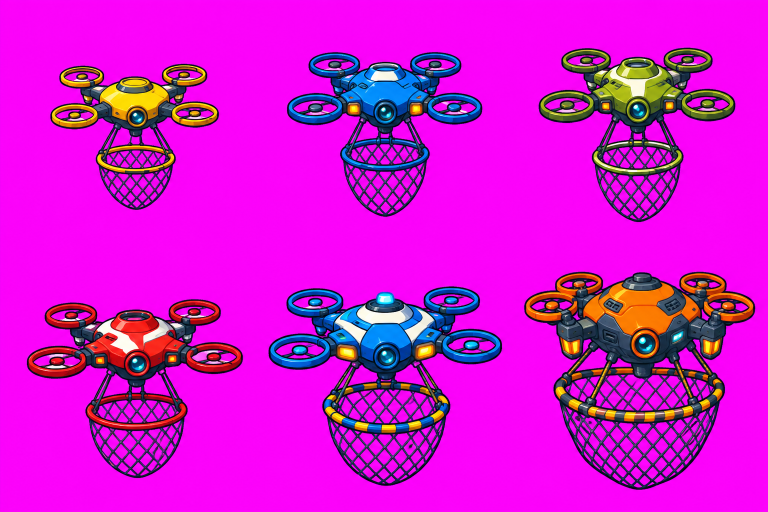
#> input picture art_source/props/drone_sheet_2.png, 1536 x 1024 px (shown at 1/2 size)
$ python extract_props.py ../art_source/props/drone_sheet_2.png out.png
#> lines starting #> are read from the running program, lines starting #| are printed output that depends on the picture; after the words box and inside, x2 and y2 are one past the last pixel; in counts of white or black regions, pixels touching at a corner belong together
"""Cuts sprites (tanks, shops, people, gear, drones, decoration) out of the painted sheets.

The sheets have no transparency: their background is a light grey checkerboard. Background is
every light, colourless pixel connected to the sheet's border; it becomes transparent, and the
edge is pulled in by a pixel so no light fringe remains. Each sprite is found by a point on it
and saved trimmed to its own PNG. Pictures with light parts at their edge (the location scenes)
are cut as plain rectangles instead.

Needs Pillow, NumPy and SciPy. Usage, per sheet (SHEETS says what each one holds):
  python tools/extract_props.py art_source/props/coastal_sprite_sheet.png assets/sprites/props
  python tools/extract_props.py art_source/props/gear_sprite_sheet.png assets/sprites/props
  python tools/extract_props.py <sheet> out_dir --debug
    (writes debug.png with a box around every found sprite, to pick the points)
"""
import sys
from pathlib import Path

import numpy as np
from PIL import Image, ImageDraw
from scipy import ndimage

LIGHT = 226
GREY_SPREAD = 16

# Per sheet file: "width" (columns to look at), "sprites" (name: a point on the sprite) and
# "pictures" (name: left, top, right, bottom of a rectangle).
SHEETS = {
    "coastal_sprite_sheet.png": {
        # The painted background strip on the right of the sheet is not a sprite.
        "width": 1180,
        "sprites": {
            "customer_1_front": (252, 100), "customer_1_back": (313, 100),
            "customer_2_front": (393, 100), "customer_2_back": (462, 100),
            "customer_3_front": (540, 100), "customer_3_back": (606, 100),
            "customer_4_front": (757, 100), "customer_4_back": (822, 100),
            "customer_5_front": (910, 100), "customer_5_back": (982, 100),
            "customer_6_front": (1063, 100), "customer_6_back": (1126, 100),
            "tank_1": (63, 330), "tank_2": (167, 318), "tank_3": (283, 310), "tank_4": (408, 305),
            "tank_5": (542, 300), "tank_6": (683, 285), "tank_7": (1037, 260),
            "shop_1": (64, 530), "shop_2": (190, 525), "shop_3": (332, 515), "shop_4": (527, 515),
            "shop_5": (760, 515), "shop_6": (1025, 495),
            "cashier_1": (58, 720), "cashier_2": (213, 720), "cashier_3": (375, 720),
            "palm": (575, 870), "parasol": (690, 890), "signpost": (793, 895),
            "bush": (905, 900), "seagull": (1026, 920),
        },
        "pictures": {},
    },
    "gear_sprite_sheet.png": {
        "width": 1536,
        "sprites": {
            "net_1": (371, 146), "net_2": (449, 151), "net_3": (530, 149), "net_4": (615, 147),
            "net_5": (705, 143), "net_6": (793, 135),
            "gear_1": (916, 129), "gear_2": (1017, 119), "gear_3": (1130, 120), "gear_4": (1241, 120),
            "gear_5": (1351, 122), "gear_6": (1466, 119),
            # The drones come from art_source/props/drone_sheet_2.png (tools/extract_magenta_sheet.py).
            "buyer_1_front": (852, 416), "buyer_1_back": (931, 417),
            "buyer_2_front": (1041, 416), "buyer_2_back": (1128, 417),
            "buyer_3_front": (1220, 416), "buyer_3_back": (1294, 416),
            "buyer_4_front": (1388, 416), "buyer_4_back": (1479, 417),
        },
        "pictures": {
            "location_north_sea": (40, 630, 316, 945), "location_coral_reef": (366, 630, 610, 945),
            "location_australia": (660, 630, 898, 945), "location_japan": (950, 630, 1200, 945),
            "location_south_africa": (1254, 630, 1504, 945),
        },
    },
}


def main() -> None:
    config = SHEETS.get(Path(sys.argv[1]).name, {"width": None, "sprites": {}, "pictures": {}})
    full = np.array(Image.open(sys.argv[1]).convert("RGB"))
#> full is the input picture: shape (1024, 1536, 3); mean R, G, B 211, 19.8, 209
    sheet = full[:, :config["width"]]
    out = Path(sys.argv[2])
    out.mkdir(parents=True, exist_ok=True)
    alpha = _foreground(sheet)
    labels, count = ndimage.label(ndimage.binary_dilation(alpha > 0, iterations=2))
    if "--debug" in sys.argv:
        _debug(sheet, alpha, labels, count, out / "debug.png")
        return
    for name, box in config["pictures"].items():
        Image.fromarray(full[box[1]:box[3], box[0]:box[2]]).save(out / f"{name}.png")
        print(f"{name}: {box[2] - box[0]}x{box[3] - box[1]}")
    rgba = np.dstack([sheet, alpha])
    for name, (x, y) in config["sprites"].items():
        label = _label_near(labels, x, y)
        sl = ndimage.find_objects((labels == label).astype(int))[0]
        sprite = rgba[sl].copy()
        sprite[..., 3][labels[sl] != label] = 0
        Image.fromarray(_trim(sprite)).save(out / f"{name}.png")
        print(f"{name}: {sl[1].stop - sl[1].start}x{sl[0].stop - sl[0].start}")


def _foreground(sheet: np.ndarray) -> np.ndarray:
    """Alpha: 0 for the background connected to the border, 255 elsewhere, edge pulled in."""
    rgb = sheet.astype(int)
    light = (rgb.min(axis=2) >= LIGHT) & (rgb.max(axis=2) - rgb.min(axis=2) <= GREY_SPREAD)
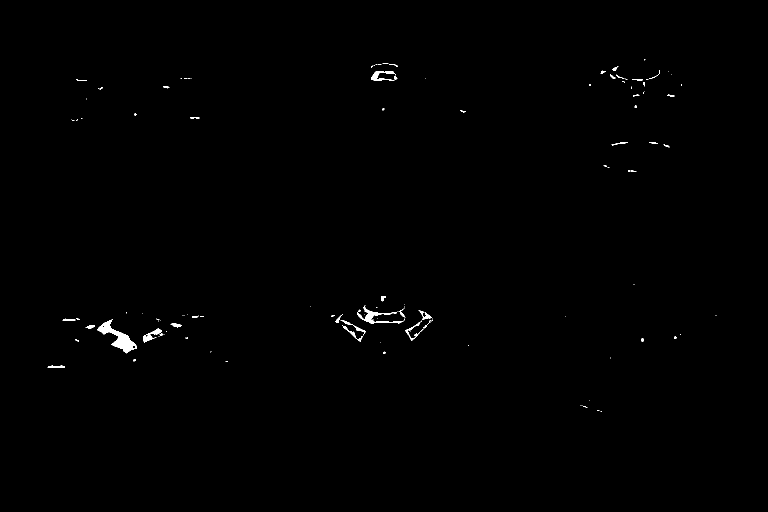
#> light: shape (1024, 1536) bool (shown at 1/2 size); 0.36% white; 122 white regions (81 under 20 px), largest, box (x1, y1, x2, y2) and area: (195, 639, 274, 707) 1668, (715, 610, 810, 647) 775, (742, 143, 792, 162) 389
    regions, _ = ndimage.label(light)
#> regions: shape (1024, 1536) int32; 197 distinct labels, from 0 to 196
    border = np.unique(np.concatenate([regions[0], regions[-1], regions[:, 0], regions[:, -1]]))
#> border = [0]
    background = np.isin(regions, border[border > 0])
#> background: shape (1024, 1536) bool; every value is 0
    # Light specks of background between sprite parts that do not touch the border.
    sizes = ndimage.sum(light, regions, index=np.arange(regions.max() + 1))
#> sizes = 197 values, max 1668 at index 123, min 0 at index 0, mean 28.96
    background |= light & (sizes[regions] > 400)
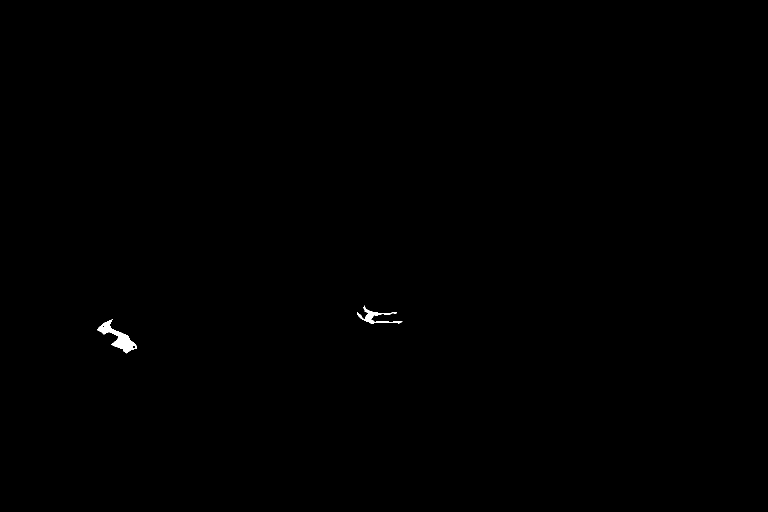
#> background: shape (1024, 1536) bool (shown at 1/2 size); 0.15% white; 2 white regions, box (x1, y1, x2, y2) and area: (195, 639, 274, 707) 1668, (715, 611, 805, 647) 749
    keep = ndimage.binary_erosion(~background, iterations=1)
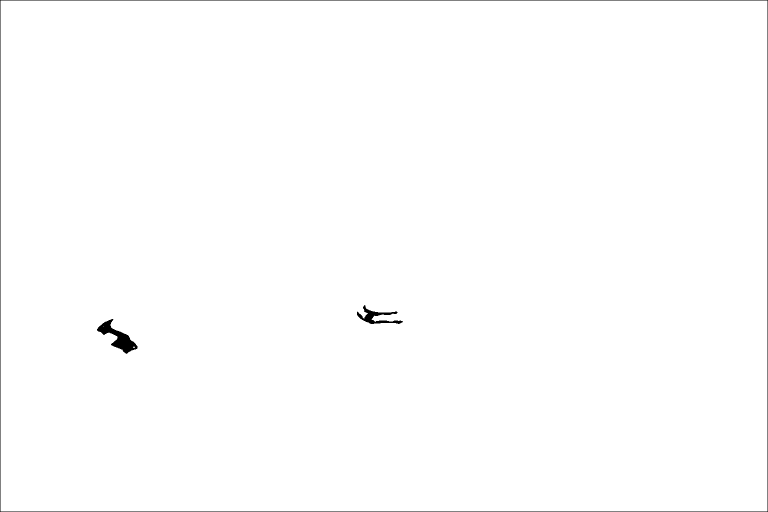
#> keep: shape (1024, 1536) bool (shown at 1/2 size); 99.5% white; 3 black regions, box (x1, y1, x2, y2) and area: (0, 0, 1536, 1024) 5116, (194, 638, 275, 708) 1924, (714, 610, 806, 648) 1087
    soft = ndimage.gaussian_filter(keep.astype(float), 0.6)
    return (np.clip(soft * 1.4 - 0.2, 0, 1) * 255).astype(np.uint8)


def _label_near(labels: np.ndarray, x: int, y: int) -> int:
    """The biggest labelled region within a few pixels of the point."""
    window = labels[y - 14:y + 14, x - 14:x + 14]
    values, counts = np.unique(window[window > 0], return_counts=True)
    assert len(values), f"nothing near {x},{y}"
    return int(values[np.argmax(counts)])


def _trim(img: np.ndarray) -> np.ndarray:
    ys, xs = np.nonzero(img[..., 3] > 0)
    return img[ys.min():ys.max() + 1, xs.min():xs.max() + 1]


def _debug(sheet: np.ndarray, alpha: np.ndarray, labels: np.ndarray, count: int, path: Path) -> None:
    preview = Image.new("RGB", (sheet.shape[1], sheet.shape[0]), (30, 70, 100))
    preview.paste(Image.fromarray(sheet), mask=Image.fromarray(alpha))
    draw = ImageDraw.Draw(preview)
    for i, sl in enumerate(ndimage.find_objects(labels)):
        if sl is None or (sl[0].stop - sl[0].start) * (sl[1].stop - sl[1].start) < 400:
            continue
        draw.rectangle([sl[1].start, sl[0].start, sl[1].stop, sl[0].stop], outline=(255, 0, 0))
    preview.save(path)


if __name__ == "__main__":
    main()
#> in main, `labels, count = ndimage.label(ndimage.binary_dilation(alpha > 0, itera..`:
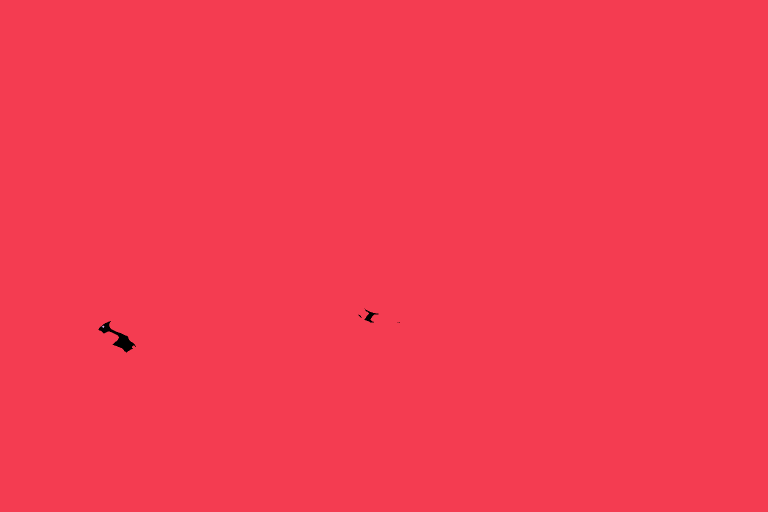
#> labels: shape (1024, 1536) int32 (shown at 1/2 size); 3 distinct labels, from 0 to 2; one colour per label, 0 black
#> in main, `labels, count = ndimage.label(ndimage.binary_dilation(alpha > 0, itera..`: count = 2

$ run again, with art_source/props/curiosities_sheet.png copied over art_source/props/drone_sheet_2.png
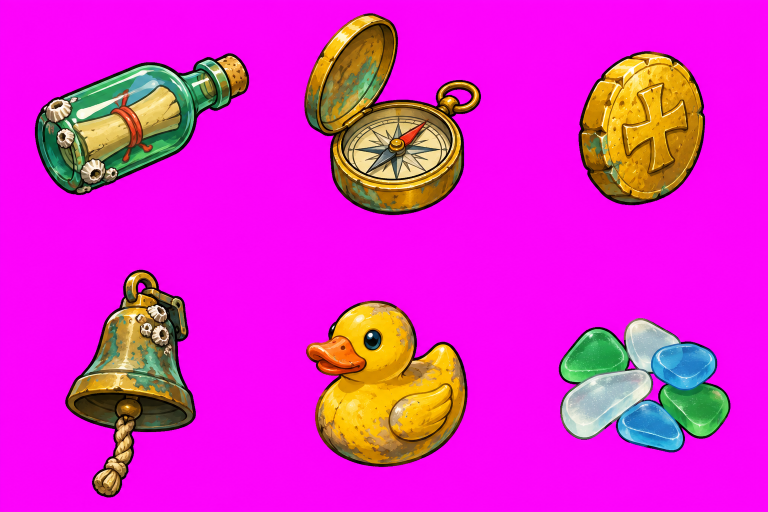
#> input picture art_source/props/curiosities_sheet.png, 1536 x 1024 px (shown at 1/2 size)
#> in main, full is the input picture: shape (1024, 1536, 3); mean R, G, B 222.8, 38.2, 200.7
#> in _foreground, `light = (rgb.min(axis=2) >= LIGHT) & (rgb.max(axis=2) - rgb.min(axis=2..`:
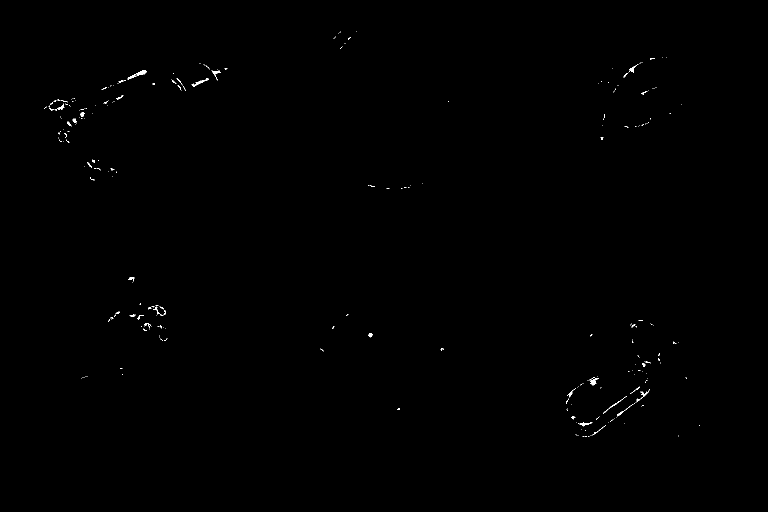
#> light: shape (1024, 1536) bool (shown at 1/2 size); 0.18% white in thin lines or dots, all inside (x1, y1, x2, y2) = (88, 63, 1400, 874)
#> regions: shape (1024, 1536) int32; 466 distinct labels, from 0 to 465
#> border = [0]
#> background: shape (1024, 1536) bool; every value is 0
#> sizes = 466 values, max 133 at index 54, min 0 at index 0, mean 6.24
#> keep: shape (1024, 1536) bool; 99.7% white; black in thin lines or dots
#> labels: shape (1024, 1536) int32; every value is 1
#> count = 1
